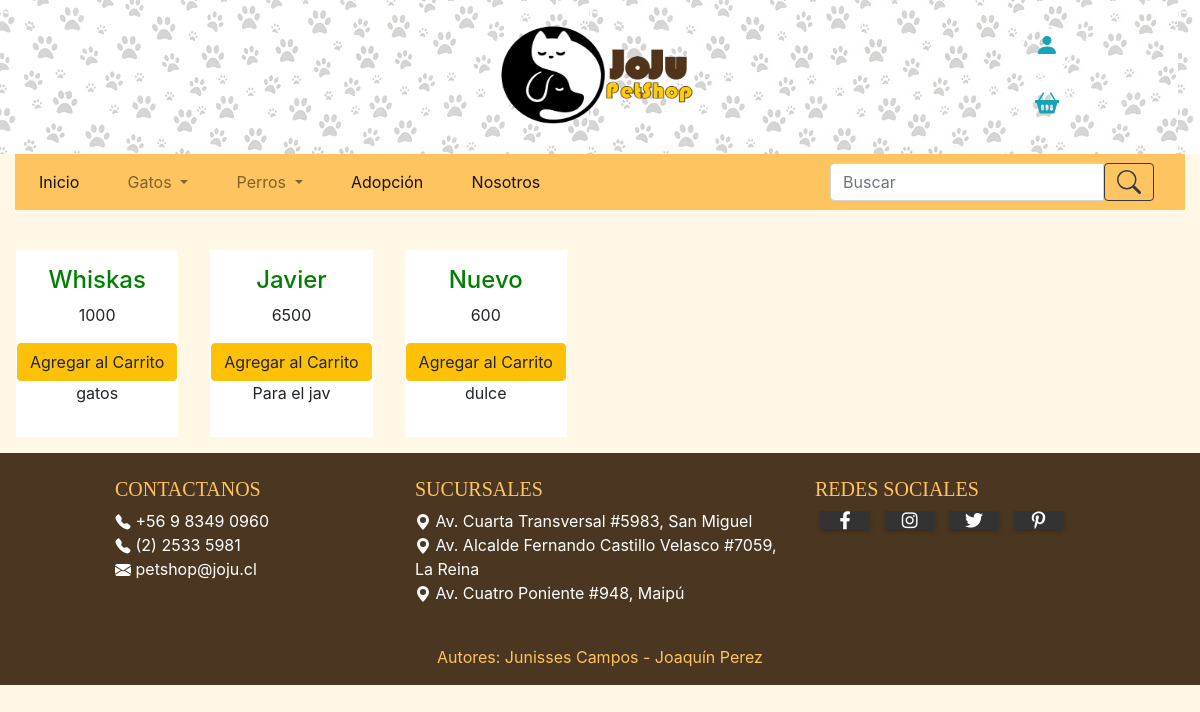
Page /adultocat on the committed database.
### gestorProducto/models.py (models this page shows, shortened)
class Producto(models.Model):
    marca        = models.ForeignKey(Marca, blank=True, null=True, on_delete=models.SET_NULL)
    categoria    = models.ForeignKey(Categoria, blank=True, null=True, on_delete=models.SET_NULL)
    nombre       = models.TextField(max_length=60)
    codigo       = models.DecimalField(max_digits=13, decimal_places=0)
    descripcion  = models.TextField(max_length = 200)
    stock        = models.IntegerField()
    precioCosto  = models.IntegerField()
    precioVenta  = models.IntegerField()

### gestorProducto/views.py (the view)
# urls.py: path('adultocat',views.alimentoadultocat, name='adultocat'),
def alimentoadultocat(request):
    lista = Producto.objects.filter(categoria__nombre = "Comida Gato Adulto")
    contexto = {'lista' : lista}
    return render(request,'alimentoadultocat.html', contexto)

### gestorProducto/Templates/alimentoadultocat.html (shortened to what this page needs)
{% extends "index.html"%}
{% block listado %}
{% for fila in lista %}
{% if forloop.first %}<div class="row">{% endif %}
<div class="prod">
	<div class ="row justify-content-center">
		<div>
			<div class="table-responsive">
							<h4>{{ fila.nombre }}</h4>
							<p>{{ fila.precioVenta }}</p>
							<button id="producto1" class="btn btn-warning">Agregar al Carrito</button>
							<p>{{ fila.descripcion }}</p>
			</div>
		</div>
	</div>
</div>
	{% if forloop.last %}</div>{% endif %}
{% endfor %}
{% endblock %}

### gestorProducto/static/css/Estilosindex.css (style rules this page uses)
body { background-color: #FFF8E7; }

### gestorProducto/static/css/EstiloCompra.css (style rules this page uses)
h4 { color:green; }
.prod { background-color:white; margin: 1rem; padding: 1rem; text-align: center; float: left; }

### gestorProducto/static/css/Estilos.css (style rules this page uses)
* { margin: 0; padding: 0; box-sizing: border-box; }

### rows in the picture
Producto: nombre "Whiskas", precioVenta "1000", descripcion "gatos"
Producto: nombre "Javier", precioVenta "6500", descripcion "Para el jav"
Producto: nombre "Nuevo", precioVenta "600", descripcion "dulce"
